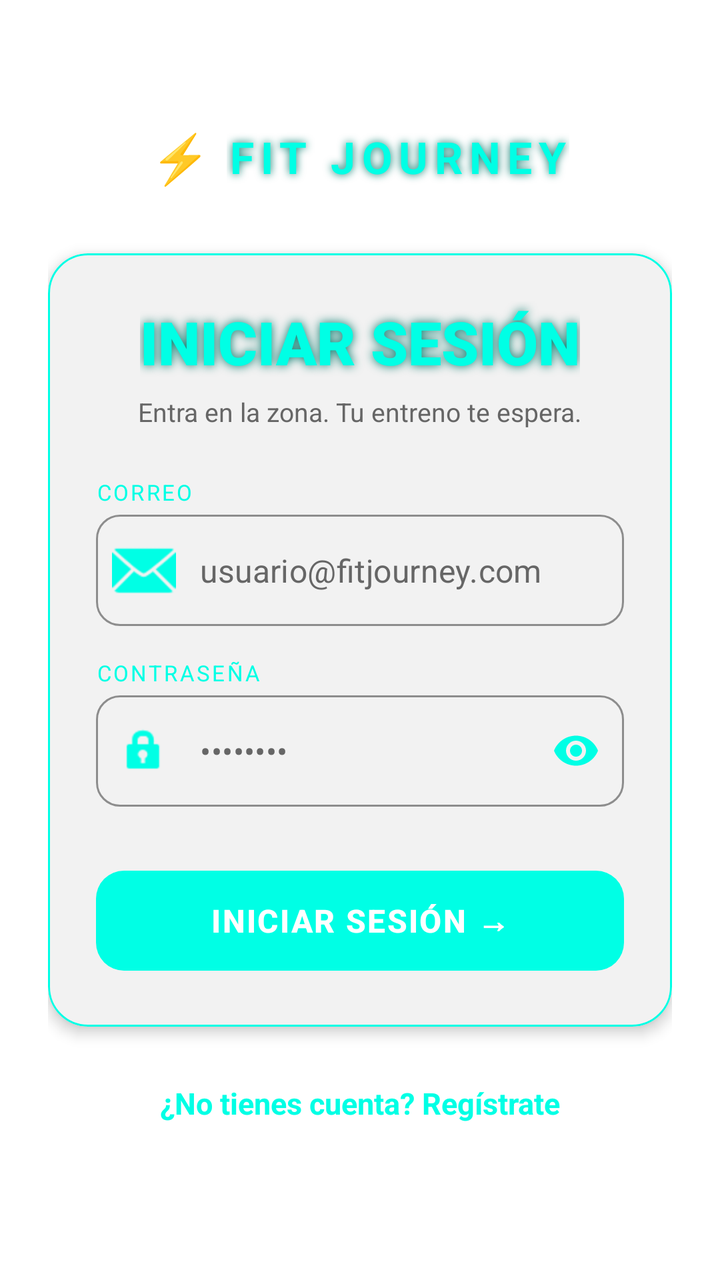
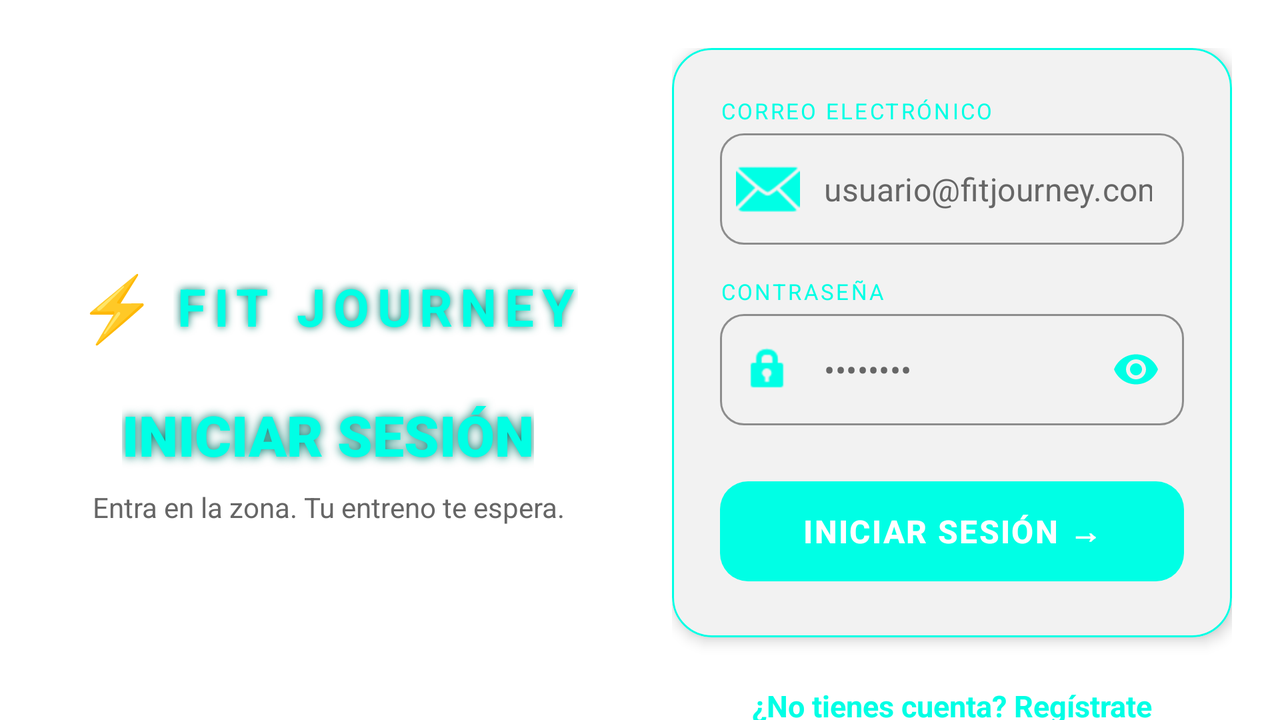

Two renders of one Android screen. The first uses the default layout on a phone; the second uses the alternative layout the repository ships for a different screen configuration, on a matching device. The two XML files are below.
<!-- AndroidManifest.xml: application theme Theme.FitJourney -->
<!-- res/layout/fragment_login.xml -->
<?xml version="1.0" encoding="utf-8"?>
<androidx.coordinatorlayout.widget.CoordinatorLayout
    xmlns:android="http://schemas.android.com/apk/res/android"
    xmlns:app="http://schemas.android.com/apk/res-auto"
    xmlns:tools="http://schemas.android.com/tools"
    android:id="@+id/loginLayout"
    android:layout_width="match_parent"
    android:layout_height="match_parent"
    android:background="@color/fondo"
    tools:context=".ui.main.origin.login.LoginFragment">

    <androidx.core.widget.NestedScrollView
        android:layout_width="match_parent"
        android:layout_height="match_parent"
        android:fillViewport="true">

        <androidx.constraintlayout.widget.ConstraintLayout
            android:layout_width="match_parent"
            android:layout_height="match_parent"
            android:padding="24dp">

            <LinearLayout
                android:id="@+id/brandLayout"
                android:layout_width="wrap_content"
                android:layout_height="wrap_content"
                android:orientation="horizontal"
                android:gravity="center_vertical"
                android:layout_marginBottom="32dp"
                app:layout_constraintBottom_toTopOf="@+id/loginCard"
                app:layout_constraintStart_toStartOf="parent"
                app:layout_constraintEnd_toEndOf="parent">

                <TextView
                    android:layout_width="wrap_content"
                    android:layout_height="wrap_content"
                    android:text="⚡"
                    android:textSize="24sp"
                    android:textColor="@color/mainazul"
                    android:layout_marginEnd="8dp"/>

                <TextView
                    android:layout_width="wrap_content"
                    android:layout_height="wrap_content"
                    android:text="FIT JOURNEY"
                    android:textColor="@color/mainazul"
                    android:textSize="22sp"
                    android:textStyle="bold"
                    android:letterSpacing="0.15"
                    android:shadowColor="@color/sombramainazul"
                    android:shadowRadius="10" />
            </LinearLayout>

            <com.google.android.material.card.MaterialCardView
                android:id="@+id/loginCard"
                android:layout_width="match_parent"
                android:layout_height="wrap_content"
                app:cardBackgroundColor="@color/surface"
                app:cardCornerRadius="20dp"
                app:cardElevation="4dp"
                app:strokeColor="@color/mainazul"
                app:strokeWidth="1dp"
                app:layout_constraintTop_toTopOf="parent"
                app:layout_constraintBottom_toBottomOf="parent"
                app:layout_constraintStart_toStartOf="parent"
                app:layout_constraintEnd_toEndOf="parent">

                <LinearLayout
                    android:layout_width="match_parent"
                    android:layout_height="wrap_content"
                    android:orientation="vertical"
                    android:padding="24dp">

                    <TextView
                        android:layout_width="wrap_content"
                        android:layout_height="wrap_content"
                        android:layout_gravity="center"
                        android:text="INICIAR SESIÓN"
                        android:textColor="@color/mainazul"
                        android:textSize="30sp"
                        android:textStyle="bold"
                        android:fontFamily="sans-serif-black"
                        android:shadowColor="@color/sombramainazul"
                        android:shadowRadius="12" />

                    <TextView
                        android:layout_width="wrap_content"
                        android:layout_height="wrap_content"
                        android:layout_gravity="center"
                        android:layout_marginTop="6dp"
                        android:layout_marginBottom="24dp"
                        android:text="Entra en la zona. Tu entreno te espera."
                        android:textColor="@color/textSecondary"
                        android:textSize="13sp"
                        android:gravity="center" />

                    <TextView
                        android:layout_width="wrap_content"
                        android:layout_height="wrap_content"
                        android:layout_marginBottom="4dp"
                        android:text="CORREO"
                        android:textColor="@color/mainazul"
                        android:textSize="11sp"
                        android:letterSpacing="0.1" />

                    <com.google.android.material.textfield.TextInputLayout
                        android:id="@+id/tlEmail"
                        style="@style/Widget.MaterialComponents.TextInputLayout.OutlinedBox"
                        android:layout_width="match_parent"
                        android:layout_height="wrap_content"
                        android:layout_marginBottom="16dp"
                        app:hintEnabled="false"
                        app:startIconDrawable="@android:drawable/ic_dialog_email"
                        app:startIconTint="@color/mainazul"
                        app:boxCornerRadiusTopStart="12dp"
                        app:boxCornerRadiusTopEnd="12dp"
                        app:boxCornerRadiusBottomStart="12dp"
                        app:boxCornerRadiusBottomEnd="12dp"
                        app:boxStrokeColor="@color/mainazul"
                        app:boxBackgroundColor="@color/surface">

                        <com.google.android.material.textfield.TextInputEditText
                            android:id="@+id/etEmail"
                            android:layout_width="match_parent"
                            android:layout_height="wrap_content"
                            android:hint="usuario@fitjourney.com"
                            android:inputType="textEmailAddress"
                            android:textColor="@color/text"
                            android:textColorHint="@color/textSecondary" />
                    </com.google.android.material.textfield.TextInputLayout>

                    <TextView
                        android:layout_width="wrap_content"
                        android:layout_height="wrap_content"
                        android:layout_marginBottom="4dp"
                        android:text="CONTRASEÑA"
                        android:textColor="@color/mainazul"
                        android:textSize="11sp"
                        android:letterSpacing="0.1" />

                    <com.google.android.material.textfield.TextInputLayout
                        android:id="@+id/tlPassword"
                        style="@style/Widget.MaterialComponents.TextInputLayout.OutlinedBox"
                        android:layout_width="match_parent"
                        android:layout_height="wrap_content"
                        android:layout_marginBottom="28dp"
                        app:hintEnabled="false"
                        app:startIconDrawable="@android:drawable/ic_lock_idle_lock"
                        app:startIconTint="@color/mainazul"
                        app:endIconMode="password_toggle"
                        app:endIconTint="@color/mainazul"
                        app:boxCornerRadiusTopStart="12dp"
                        app:boxCornerRadiusTopEnd="12dp"
                        app:boxCornerRadiusBottomStart="12dp"
                        app:boxCornerRadiusBottomEnd="12dp"
                        app:boxStrokeColor="@color/mainazul"
                        app:boxBackgroundColor="@color/surface">

                        <com.google.android.material.textfield.TextInputEditText
                            android:id="@+id/etPassword"
                            android:layout_width="match_parent"
                            android:layout_height="wrap_content"
                            android:hint="••••••••"
                            android:inputType="textPassword"
                            android:textColor="@color/text"
                            android:textColorHint="@color/textSecondary" />
                    </com.google.android.material.textfield.TextInputLayout>

                    <com.google.android.material.button.MaterialButton
                        android:id="@+id/btnLoginSubmit"
                        android:layout_width="match_parent"
                        android:layout_height="58dp"
                        android:text="INICIAR SESIÓN →"
                        android:textColor="@color/white"
                        android:textSize="16sp"
                        android:textStyle="bold"
                        android:letterSpacing="0.05"
                        app:backgroundTint="@color/mainazul"
                        app:cornerRadius="14dp" />

                </LinearLayout>
            </com.google.android.material.card.MaterialCardView>

            <ProgressBar
                android:id="@+id/progressBar"
                android:layout_width="60dp"
                android:layout_height="60dp"
                android:visibility="gone"
                android:indeterminateTint="@color/mainazul"
                app:layout_constraintBottom_toBottomOf="parent"
                app:layout_constraintEnd_toEndOf="parent"
                app:layout_constraintStart_toStartOf="parent"
                app:layout_constraintTop_toTopOf="parent" />

            <TextView
                android:id="@+id/tvGoToRegister"
                android:layout_width="match_parent"
                android:layout_height="wrap_content"
                android:layout_marginTop="20dp"
                android:gravity="center"
                android:padding="8dp"
                android:text="¿No tienes cuenta? Regístrate"
                android:textColor="@color/mainazul"
                android:textStyle="bold"
                android:textSize="15sp"
                android:clickable="true"
                android:focusable="true"
                android:background="?attr/selectableItemBackground"
                app:layout_constraintTop_toBottomOf="@id/loginCard"
                app:layout_constraintStart_toStartOf="parent"
                app:layout_constraintEnd_toEndOf="parent" />

        </androidx.constraintlayout.widget.ConstraintLayout>
    </androidx.core.widget.NestedScrollView>

</androidx.coordinatorlayout.widget.CoordinatorLayout>
<!-- resources referenced by this layout -->
<resources>
  <color name="fondo">#FFFFFF</color>
  <color name="mainazul">#00FFE5</color>
  <color name="sombramainazul">#00796B</color>
  <color name="surface">#F2F2F2</color>
  <color name="text">#000000</color>
  <color name="textSecondary">#666666</color>
  <color name="white">#FFFFFFFF</color>
  <style name="Theme.FitJourney" parent="Base.Theme.FitJourney">
  
          <item name="android:statusBarColor">@color/fondo</item>
  
          <item name="android:windowLightStatusBar">true</item>
  
      </style>
  <style name="Base.Theme.FitJourney" parent="Theme.Material3.DayNight.NoActionBar">
  
      </style>
</resources>
<!-- res/layout-land/fragment_login.xml (the repository's variant of the layout above) -->
<!-- drawn on the phone turned sideways -->
<?xml version="1.0" encoding="utf-8"?>
<androidx.coordinatorlayout.widget.CoordinatorLayout
    xmlns:android="http://schemas.android.com/apk/res/android"
    xmlns:app="http://schemas.android.com/apk/res-auto"
    xmlns:tools="http://schemas.android.com/tools"
    android:id="@+id/loginLayout"
    android:layout_width="match_parent"
    android:layout_height="match_parent"
    android:background="@color/fondo"
    tools:context=".ui.main.origin.login.LoginFragment">

    <androidx.core.widget.NestedScrollView
        android:layout_width="match_parent"
        android:layout_height="match_parent"
        android:fillViewport="true">

        <LinearLayout
            android:layout_width="match_parent"
            android:layout_height="match_parent"
            android:orientation="horizontal"
            android:padding="24dp"
            android:gravity="center"
            android:baselineAligned="false"
            android:weightSum="2">

            <LinearLayout
                android:layout_width="0dp"
                android:layout_height="wrap_content"
                android:layout_weight="1"
                android:layout_marginEnd="16dp"
                android:orientation="vertical"
                android:gravity="center">

                <LinearLayout
                    android:id="@+id/brandLayout"
                    android:layout_width="wrap_content"
                    android:layout_height="wrap_content"
                    android:orientation="horizontal"
                    android:gravity="center_vertical"
                    android:layout_marginBottom="24dp">

                    <TextView
                        android:layout_width="wrap_content"
                        android:layout_height="wrap_content"
                        android:text="⚡"
                        android:textSize="32sp"
                        android:textColor="@color/mainazul"
                        android:layout_marginEnd="8dp"/>

                    <TextView
                        android:layout_width="wrap_content"
                        android:layout_height="wrap_content"
                        android:text="FIT JOURNEY"
                        android:textColor="@color/mainazul"
                        android:textSize="26sp"
                        android:textStyle="bold"
                        android:letterSpacing="0.15"
                        android:shadowColor="@color/sombramainazul"
                        android:shadowRadius="10" />
                </LinearLayout>

                <TextView
                    android:layout_width="wrap_content"
                    android:layout_height="wrap_content"
                    android:text="INICIAR SESIÓN"
                    android:textColor="@color/mainazul"
                    android:textSize="28sp"
                    android:textStyle="bold"
                    android:fontFamily="sans-serif-black"
                    android:shadowColor="@color/sombramainazul"
                    android:shadowRadius="12" />

                <TextView
                    android:layout_width="wrap_content"
                    android:layout_height="wrap_content"
                    android:layout_marginTop="8dp"
                    android:text="Entra en la zona. Tu entreno te espera."
                    android:textColor="@color/textSecondary"
                    android:textSize="14sp"
                    android:gravity="center" />

            </LinearLayout>

            <LinearLayout
                android:layout_width="0dp"
                android:layout_height="wrap_content"
                android:layout_weight="1"
                android:layout_marginStart="16dp"
                android:orientation="vertical">

                <com.google.android.material.card.MaterialCardView
                    android:id="@+id/loginCard"
                    android:layout_width="match_parent"
                    android:layout_height="wrap_content"
                    app:cardBackgroundColor="@color/surface"
                    app:cardCornerRadius="20dp"
                    app:cardElevation="4dp"
                    app:strokeColor="@color/mainazul"
                    app:strokeWidth="1dp">

                    <LinearLayout
                        android:layout_width="match_parent"
                        android:layout_height="wrap_content"
                        android:orientation="vertical"
                        android:padding="24dp">

                        <TextView
                            android:layout_width="wrap_content"
                            android:layout_height="wrap_content"
                            android:layout_marginBottom="4dp"
                            android:text="CORREO ELECTRÓNICO"
                            android:textColor="@color/mainazul"
                            android:textSize="11sp"
                            android:letterSpacing="0.1" />

                        <com.google.android.material.textfield.TextInputLayout
                            android:id="@+id/tlEmail"
                            style="@style/Widget.MaterialComponents.TextInputLayout.OutlinedBox"
                            android:layout_width="match_parent"
                            android:layout_height="wrap_content"
                            android:layout_marginBottom="16dp"
                            app:hintEnabled="false"
                            app:startIconDrawable="@android:drawable/ic_dialog_email"
                            app:startIconTint="@color/mainazul"
                            app:boxCornerRadiusTopStart="12dp"
                            app:boxCornerRadiusTopEnd="12dp"
                            app:boxCornerRadiusBottomStart="12dp"
                            app:boxCornerRadiusBottomEnd="12dp"
                            app:boxStrokeColor="@color/mainazul"
                            app:boxBackgroundColor="@color/surface">

                            <com.google.android.material.textfield.TextInputEditText
                                android:id="@+id/etEmail"
                                android:layout_width="match_parent"
                                android:layout_height="wrap_content"
                                android:hint="usuario@fitjourney.com"
                                android:inputType="textEmailAddress"
                                android:textColor="@color/text"
                                android:textColorHint="@color/textSecondary" />
                        </com.google.android.material.textfield.TextInputLayout>

                        <TextView
                            android:layout_width="wrap_content"
                            android:layout_height="wrap_content"
                            android:layout_marginBottom="4dp"
                            android:text="CONTRASEÑA"
                            android:textColor="@color/mainazul"
                            android:textSize="11sp"
                            android:letterSpacing="0.1" />

                        <com.google.android.material.textfield.TextInputLayout
                            android:id="@+id/tlPassword"
                            style="@style/Widget.MaterialComponents.TextInputLayout.OutlinedBox"
                            android:layout_width="match_parent"
                            android:layout_height="wrap_content"
                            android:layout_marginBottom="24dp"
                            app:hintEnabled="false"
                            app:startIconDrawable="@android:drawable/ic_lock_idle_lock"
                            app:startIconTint="@color/mainazul"
                            app:endIconMode="password_toggle"
                            app:endIconTint="@color/mainazul"
                            app:boxCornerRadiusTopStart="12dp"
                            app:boxCornerRadiusTopEnd="12dp"
                            app:boxCornerRadiusBottomStart="12dp"
                            app:boxCornerRadiusBottomEnd="12dp"
                            app:boxStrokeColor="@color/mainazul"
                            app:boxBackgroundColor="@color/surface">

                            <com.google.android.material.textfield.TextInputEditText
                                android:id="@+id/etPassword"
                                android:layout_width="match_parent"
                                android:layout_height="wrap_content"
                                android:hint="••••••••"
                                android:inputType="textPassword"
                                android:textColor="@color/text"
                                android:textColorHint="@color/textSecondary" />
                        </com.google.android.material.textfield.TextInputLayout>

                        <com.google.android.material.button.MaterialButton
                            android:id="@+id/btnLoginSubmit"
                            android:layout_width="match_parent"
                            android:layout_height="58dp"
                            android:text="INICIAR SESIÓN →"
                            android:textColor="@color/white"
                            android:textSize="16sp"
                            android:textStyle="bold"
                            android:letterSpacing="0.05"
                            app:backgroundTint="@color/mainazul"
                            app:cornerRadius="14dp" />

                        <ProgressBar
                            android:id="@+id/progressBar"
                            android:layout_width="40dp"
                            android:layout_height="40dp"
                            android:layout_gravity="center"
                            android:layout_marginTop="8dp"
                            android:visibility="gone"
                            android:indeterminateTint="@color/mainazul" />

                    </LinearLayout>
                </com.google.android.material.card.MaterialCardView>

                <TextView
                    android:id="@+id/tvGoToRegister"
                    android:layout_width="match_parent"
                    android:layout_height="wrap_content"
                    android:layout_marginTop="16dp"
                    android:gravity="center"
                    android:padding="8dp"
                    android:text="¿No tienes cuenta? Regístrate"
                    android:textColor="@color/mainazul"
                    android:textStyle="bold"
                    android:textSize="15sp"
                    android:clickable="true"
                    android:focusable="true"
                    android:background="?attr/selectableItemBackground" />

            </LinearLayout>
        </LinearLayout>
    </androidx.core.widget.NestedScrollView>
</androidx.coordinatorlayout.widget.CoordinatorLayout>
